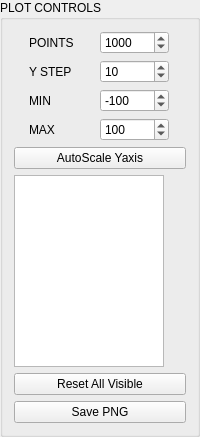
       <widget class="QGroupBox" name="PlotControlsBox">
        <property name="title">
         <string>PLOT CONTROLS</string>
        </property>
        <layout class="QGridLayout" name="gridLayout_2">
         <item row="0" column="0">
          <layout class="QVBoxLayout" name="plotControlsLayout">
           <item>
            <layout class="QHBoxLayout" name="horizontalLayout_10">
             <item>
              <widget class="QLabel" name="pointsLabel">
               <property name="minimumSize">
                <size>
                 <width>50</width>
                 <height>0</height>
                </size>
               </property>
               <property name="maximumSize">
                <size>
                 <width>50</width>
                 <height>16777215</height>
                </size>
               </property>
               <property name="text">
                <string>POINTS</string>
               </property>
              </widget>
             </item>
             <item>
              <widget class="QSpinBox" name="spinPoints">
               <property name="minimumSize">
                <size>
                 <width>69</width>
                 <height>0</height>
                </size>
               </property>
               <property name="maximumSize">
                <size>
                 <width>69</width>
                 <height>16777215</height>
                </size>
               </property>
               <property name="minimum">
                <number>0</number>
               </property>
               <property name="maximum">
                <number>999999999</number>
               </property>
               <property name="singleStep">
                <number>10</number>
               </property>
               <property name="value">
                <number>1000</number>
               </property>
              </widget>
             </item>
            </layout>
           </item>
           <item>
            <layout class="QHBoxLayout" name="horizontalLayout_9">
             <item>
              <widget class="QLabel" name="labelYStep">
               <property name="minimumSize">
                <size>
                 <width>50</width>
                 <height>0</height>
                </size>
               </property>
               <property name="maximumSize">
                <size>
                 <width>50</width>
                 <height>16777215</height>
                </size>
               </property>
               <property name="text">
                <string>Y STEP</string>
               </property>
              </widget>
             </item>
             <item>
              <widget class="QSpinBox" name="spinYStep">
               <property name="minimumSize">
                <size>
                 <width>69</width>
                 <height>0</height>
                </size>
               </property>
               <property name="maximumSize">
                <size>
                 <width>69</width>
                 <height>16777215</height>
                </size>
               </property>
               <property name="minimum">
                <number>1</number>
               </property>
               <property name="maximum">
                <number>10000</number>
               </property>
               <property name="singleStep">
                <number>1</number>
               </property>
               <property name="value">
                <number>10</number>
               </property>
              </widget>
             </item>
            </layout>
           </item>
           <item>
            <layout class="QHBoxLayout" name="horizontalLayout_7">
             <item>
              <widget class="QLabel" name="label">
               <property name="minimumSize">
                <size>
                 <width>50</width>
                 <height>0</height>
                </size>
               </property>
               <property name="maximumSize">
                <size>
                 <width>50</width>
                 <height>16777215</height>
                </size>
               </property>
               <property name="text">
                <string>MIN</string>
               </property>
              </widget>
             </item>
             <item>
              <widget class="QSpinBox" name="spinAxesMin">
               <property name="minimumSize">
                <size>
                 <width>69</width>
                 <height>0</height>
                </size>
               </property>
               <property name="maximumSize">
                <size>
                 <width>69</width>
                 <height>16777215</height>
                </size>
               </property>
               <property name="minimum">
                <number>-2097512</number>
               </property>
               <property name="maximum">
                <number>2097512</number>
               </property>
               <property name="singleStep">
                <number>10000</number>
               </property>
               <property name="value">
                <number>-100</number>
               </property>
              </widget>
             </item>
            </layout>
           </item>
           <item>
            <layout class="QHBoxLayout" name="horizontalLayout_8">
             <item>
              <widget class="QLabel" name="label_2">
               <property name="minimumSize">
                <size>
                 <width>50</width>
                 <height>0</height>
                </size>
               </property>
               <property name="maximumSize">
                <size>
                 <width>50</width>
                 <height>16777215</height>
                </size>
               </property>
               <property name="text">
                <string>MAX</string>
               </property>
              </widget>
             </item>
             <item>
              <widget class="QSpinBox" name="spinAxesMax">
               <property name="minimumSize">
                <size>
                 <width>69</width>
                 <height>0</height>
                </size>
               </property>
               <property name="maximumSize">
                <size>
                 <width>69</width>
                 <height>16777215</height>
                </size>
               </property>
               <property name="minimum">
                <number>-2097512</number>
               </property>
               <property name="maximum">
                <number>2097512</number>
               </property>
               <property name="singleStep">
                <number>10000</number>
               </property>
               <property name="value">
                <number>100</number>
               </property>
              </widget>
             </item>
            </layout>
           </item>
           <item>
            <widget class="QPushButton" name="pushButton_AutoScale">
             <property name="sizeIncrement">
              <size>
               <width>0</width>
               <height>8</height>
              </size>
             </property>
             <property name="text">
              <string>AutoScale Yaxis</string>
             </property>
            </widget>
           </item>
           <item>
            <widget class="QListWidget" name="listWidget_Channels">
             <property name="sizePolicy">
              <sizepolicy hsizetype="Minimum" vsizetype="MinimumExpanding">
               <horstretch>0</horstretch>
               <verstretch>0</verstretch>
              </sizepolicy>
             </property>
             <property name="minimumSize">
              <size>
               <width>0</width>
               <height>0</height>
              </size>
             </property>
             <property name="maximumSize">
              <size>
               <width>150</width>
               <height>16777215</height>
              </size>
             </property>
             <property name="layoutDirection">
              <enum>Qt::LayoutDirection::LeftToRight</enum>
             </property>
             <property name="autoScroll">
              <bool>false</bool>
             </property>
             <property name="editTriggers">
              <set>QAbstractItemView::EditTrigger::NoEditTriggers</set>
             </property>
             <property name="alternatingRowColors">
              <bool>true</bool>
             </property>
             <property name="selectionBehavior">
              <enum>QAbstractItemView::SelectionBehavior::SelectItems</enum>
             </property>
             <property name="textElideMode">
              <enum>Qt::TextElideMode::ElideMiddle</enum>
             </property>
             <property name="resizeMode">
              <enum>QListView::ResizeMode::Adjust</enum>
             </property>
             <property name="modelColumn">
              <number>0</number>
             </property>
             <property name="selectionRectVisible">
              <bool>true</bool>
             </property>
            </widget>
           </item>
           <item>
            <widget class="QPushButton" name="pushButton_ResetVisible">
             <property name="text">
              <string>Reset All Visible</string>
             </property>
            </widget>
           </item>
           <item>
            <widget class="QPushButton" name="savePNGButton">
             <property name="text">
              <string>Save PNG</string>
             </property>
            </widget>
           </item>
          </layout>
         </item>
        </layout>
       </widget>
